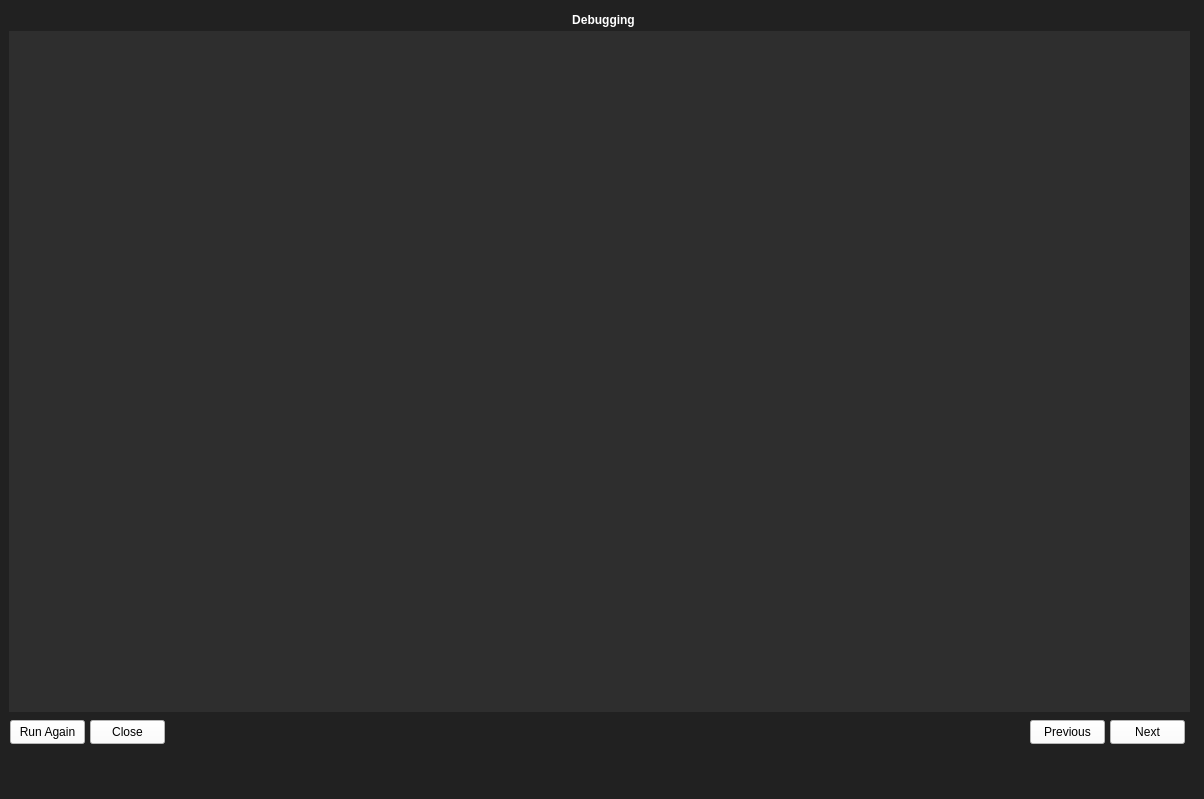
<?xml version="1.0" encoding="UTF-8"?>
<ui version="4.0">
 <class>MainWindow</class>
 <widget class="QMainWindow" name="MainWindow">
  <property name="geometry">
   <rect>
    <x>0</x>
    <y>0</y>
    <width>1204</width>
    <height>799</height>
   </rect>
  </property>
  <property name="windowTitle">
   <string>MainWindow</string>
  </property>
  <property name="styleSheet">
   <string notr="true">QWidget{
background-color:rgb(33,33,33);
color:#FFFFFF;
}
QTextEdit{
background-color:rgb(46,46,46);
border:0;
}</string>
  </property>
  <widget class="QWidget" name="centralwidget">
   <widget class="QLabel" name="label">
    <property name="geometry">
     <rect>
      <x>568</x>
      <y>10</y>
      <width>71</width>
      <height>20</height>
     </rect>
    </property>
    <property name="font">
     <font>
      <bold>true</bold>
     </font>
    </property>
    <property name="text">
     <string>Debugging</string>
    </property>
    <property name="alignment">
     <set>Qt::AlignCenter</set>
    </property>
   </widget>
   <widget class="QTextEdit" name="textEdit">
    <property name="geometry">
     <rect>
      <x>9</x>
      <y>31</y>
      <width>1181</width>
      <height>681</height>
     </rect>
    </property>
    <property name="font">
     <font>
      <family>Arial</family>
      <pointsize>12</pointsize>
     </font>
    </property>
    <property name="styleSheet">
     <string notr="true"/>
    </property>
    <property name="readOnly">
     <bool>true</bool>
    </property>
   </widget>
   <widget class="QPushButton" name="pushButton">
    <property name="geometry">
     <rect>
      <x>90</x>
      <y>720</y>
      <width>75</width>
      <height>24</height>
     </rect>
    </property>
    <property name="styleSheet">
     <string notr="true">background-color: rgb(255, 255, 255);
color: rgb(0, 0, 0);</string>
    </property>
    <property name="text">
     <string>Close</string>
    </property>
   </widget>
   <widget class="QPushButton" name="pushButton_2">
    <property name="geometry">
     <rect>
      <x>10</x>
      <y>720</y>
      <width>75</width>
      <height>24</height>
     </rect>
    </property>
    <property name="styleSheet">
     <string notr="true">background-color: rgb(255, 255, 255);
color: rgb(0, 0, 0);</string>
    </property>
    <property name="text">
     <string>Run Again</string>
    </property>
   </widget>
   <widget class="QPushButton" name="pushButton_3">
    <property name="geometry">
     <rect>
      <x>1030</x>
      <y>720</y>
      <width>75</width>
      <height>24</height>
     </rect>
    </property>
    <property name="styleSheet">
     <string notr="true">background-color: rgb(255, 255, 255);
color: rgb(0, 0, 0);</string>
    </property>
    <property name="text">
     <string>Previous</string>
    </property>
   </widget>
   <widget class="QPushButton" name="pushButton_4">
    <property name="geometry">
     <rect>
      <x>1110</x>
      <y>720</y>
      <width>75</width>
      <height>24</height>
     </rect>
    </property>
    <property name="styleSheet">
     <string notr="true">background-color: rgb(255, 255, 255);
color: rgb(0, 0, 0);</string>
    </property>
    <property name="text">
     <string>Next</string>
    </property>
   </widget>
  </widget>
  <widget class="QMenuBar" name="menubar">
   <property name="geometry">
    <rect>
     <x>0</x>
     <y>0</y>
     <width>1204</width>
     <height>22</height>
    </rect>
   </property>
  </widget>
  <widget class="QStatusBar" name="statusbar"/>
 </widget>
 <resources/>
 <connections/>
</ui>
